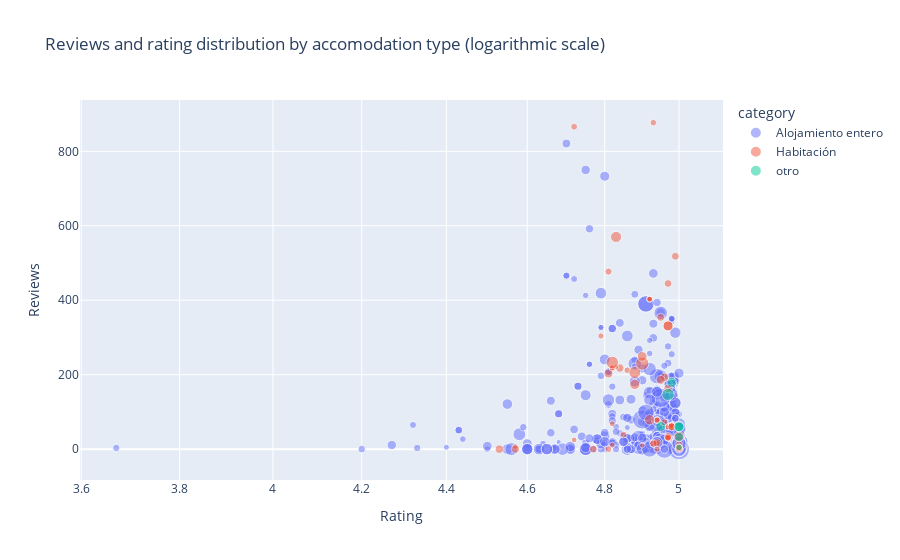

The notebook cell this image was saved under:
### Code cell
# Plot the scatter plot with fixed 'price_per_night' column
reviews_rating_distribution = px.scatter(
    data_frame=airbnb_data,
    x="rating",
    y="reviews",
    log_x=True,
    color="category",
    title="Reviews and rating distribution by accomodation type (logarithmic scale)",
    labels={"rating": "Rating", "reviews": "Reviews"},
    hover_name="name",
    opacity=0.5,
    size="price_per_night",
    size_max=15,
)

reviews_rating_distribution.write_html(FIG_DIR / "reviews_rating_distribution.html")
reviews_rating_distribution.write_image(FIG_DIR / "reviews_rating_distribution.png")

reviews_rating_distribution.show()

### Figure 1 — Plotly figure (JSON) as saved in the notebook; plotly's stock layout.template omitted (floating-point values rounded to 4 significant figures; data arrays with more than 128 entries replaced by an {"elided": "..."} marker saying what was removed)
{"data": [{"hovertemplate": "<b>%{hovertext}</b><br><br>category=Alojamiento entero<br>Rating=%{x}<br>Reviews=%{y}<br>price_per_night=%{marker.size}<extra></extra>", "hovertext": {"elided": "664 str values"}, "legendgroup": "Alojamiento entero", "marker": {"color": "#636efa", "opacity": 0.5, "size": {"elided": "664 int values"}, "sizemode": "area", "sizeref": 3.178, "symbol": "circle"}, "mode": "markers", "name": "Alojamiento entero", "orientation": "v", "showlegend": true, "type": "scatter", "x": {"elided": "664 float values"}, "xaxis": "x", "y": {"elided": "664 int values"}, "yaxis": "y"}, {"hovertemplate": "<b>%{hovertext}</b><br><br>category=Habitación<br>Rating=%{x}<br>Reviews=%{y}<br>price_per_night=%{marker.size}<extra></extra>", "hovertext": ["Sala de estar en Berna", "Habitación en Freimettigen", "Ice Attic-Apt, casco antiguo, a 3 minutos de la estación de tren", "Habitación soleada, súper central, estación de Berna a 5 minutos a pie", "Como si estuvieras en casa", "Habitación ático con vistas increíbles", "Hermosa habitación en el casco antiguo de Berna", "Cómoda Habitación cerca del centro de Berna", "Habitación en el centro de Berna", "¡Pequeño pero bonito! ¡Bonito y completo!", "Apartamento azul, casco antiguo, a 3 minutos de la estación de tren de Berna.", "Habitación tranquila, super céntrica, a 5 minutos de la estación de tren", "Encantadora habitación individual tranquila", "Cama en un barrio agradable y tranquilo.", "Habitaciones con baño y acceso privado", "Amplia habitación soleada, casco antiguo, a 3 minutos de la estación de Berna", "Acogedor dormitorio privado a 4 minutos del centro de la ciudad", "Habitación preciosa cerca de la ciudad de Berna", "Cama en dormitorio en el Hostal 77 Berna", "habitación cerca del centro", "Habitación tranquila con balcón cerca de la estación principal.", "Estudio de 1 habitación con cocina", "Cama en un barrio agradable y tranquilo.", "Como si estuvieras en casa", "¡Pequeño pero bonito! ¡Bonito y completo!", "Habitación en el centro de Berna", "Estancia NONO, ubicación privilegiada", "Apartamento rojo, casco antiguo, a 3 minutos de la estación de tren", "Orange Apt., casco antiguo, a 3 minutos de la estación de tren de Berna.", "Como si estuvieras en casa", "Granja", "2 habitaciones privadas en una gran casa de los años 20", "Acogedora habitación de maisonette cerca del centro de la ciudad", "Habitación muy cómoda", "1-2 habitaciones, 4 km de Berna en el área recreativa", "Lugar mágico de Beatenberg y sala morada", "Cama «bir hübelihäx» - Desayuno en Wunsch", "1-2 habitaciones, 4 km de Berna en el área recreativa", "Habitación tranquila en el centro de Berna", "1-2 habitaciones, 4 km de Berna en el área recreativa", "Oasis de bienestar entre la capital y la naturaleza", "Habitación tranquila en el centro de Berna", "Habitación tranquila en el centro de Berna", "Habitación en un bonito apartamento de un edificio antiguo", "Lugar mágico de Beatenberg y habitación para huéspedes compartida", "Nena Apartments Metropolpark \"Studio\"", "Loft enorme Berlin-Mitte con baño propio y aire acondicionado", "Enorme Loft Berlin-Mitte con baño privado y aire acondicionado", "¡Habitación en casa flotante en el centro!", "(estudio)", "Nena Apartments Moritzplatz \"estudio\"", "Amplia habitación en su propio piso + con su propio baño", "Habitación: Tranquilo, soleado y con vistas al agua", "Habitación: Tranquilo, soleado y con vistas al agua", "Típico berlinés", "Habitación tranquila en un apartamento queer Friendly", "Habitación privada en lujo. Apartamento limpio de 330 m² + sauna.", "Hermosa habitación junto al canal (Gräfekiez)", "Acogedora habitación con baño adjunto cerca de Mauerpark", "Acogedora habitación con baño adjunto cerca de Mauerpark", "Hermosa habitación junto al canal (Gräfekiez)", "Mucho espacio, dentro del anillo", "Acogedora habitación con baño adjunto cerca de Mauerpark", "Hermosa habitación junto al canal (Gräfekiez)", "Precioso loft, balcón y baño propio", "Mucho espacio, dentro del anillo", "Sueño para parejas: habitación en el corazón de Kreuzberg", "Habitación de huéspedes balneoterapia Limeil-Brévannes", "Ático Sky cerca de la torre Eiffel", "Cerca de la Torre Eiffel, metro y comercios.", "En el muelle, frente al Louvre, muy limpio, buen wifi", "En el muelle, frente al Louvre, muy limpio, buen wifi", "Suite entera Eiffel Premier", "París 12: habitación independiente con patio florido", "Amplio estudio en la agradable zona de Gambetta", "Amplio estudio en la agradable zona de Gambetta", "Escapada parisina"], "legendgroup": "Habitación", "marker": {"color": "#EF553B", "opacity": 0.5, "size": [36, 36, 113, 68, 42, 53, 55, 78, 88, 60, 127, 70, 55, 62, 80, 73, 52, 52, 46, 61, 62, 78, 62, 42, 60, 88, 103, 166, 250, 42, 52, 116, 68, 69, 67, 228, 39, 67, 61, 67, 74, 61, 61, 72, 197, 117, 99, 97, 65, 100, 110, 97, 69, 69, 44, 77, 84, 55, 65, 65, 55, 82, 65, 55, 71, 82, 120, 186, 280, 130, 163, 163, 150, 100, 100, 100, 169], "sizemode": "area", "sizeref": 3.178, "symbol": "circle"}, "mode": "markers", "name": "Habitación", "orientation": "v", "showlegend": true, "type": "scatter", "x": [5, 0, 4.84, 4.93, 0, 4.94, 4.82, 5, 4.93, 4.82, 4.81, 4.86, 0, 4.97, 4.81, 4.72, 4.72, 4.57, 4.83, 4.94, 4.79, 4.96, 4.97, 0, 4.82, 4.93, 4.94, 4.88, 4.82, 0, 4.82, 4.97, 0, 5, 4.98, 4.88, 5, 4.98, 4.97, 4.98, 4.85, 4.97, 4.97, 0, 4.83, 4.53, 4.99, 4.97, 0, 4.77, 4.57, 4.97, 0, 0, 4.9, 5, 4.97, 4.92, 4.94, 4.94, 4.92, 5, 4.94, 4.92, 4.81, 5, 4.96, 5, 4.9, 4.95, 4.97, 4.97, 4.9, 4.95, 4.98, 4.98, 4.92], "xaxis": "x", "y": [5, 0, 218, 877, 0, 16, 68, 0, 15, 218, 203, 212, 0, 60, 477, 866, 25, 7, 221, 0, 304, 72, 60, 0, 218, 15, 17, 174, 233, 0, 11, 163, 0, 5, 64, 206, 9, 64, 30, 64, 39, 30, 30, 0, 570, 0, 518, 445, 0, 0, 0, 34, 0, 0, 10, 13, 31, 403, 78, 78, 403, 3, 78, 403, 0, 3, 193, 34, 230, 186, 331, 331, 249, 354, 60, 60, 79], "yaxis": "y"}, {"hovertemplate": "<b>%{hovertext}</b><br><br>category=otro<br>Rating=%{x}<br>Reviews=%{y}<br>price_per_night=%{marker.size}<extra></extra>", "hovertext": ["Vacaciones en la finca con una vista única.", "Stöckli apto para familias con ollas calientes/alpacas", "Tiny de l'Aigle (La Tiny de l' Aigle)", "Tiny de l'Aigle (La Tiny de l' Aigle)", "Hay lugares, en nuestra tierra, que tienen alma", "Estancia en pleno campo en una granja renovada", "Fantástica casa flotante en la ciudad de Berlín"], "legendgroup": "otro", "marker": {"color": "#00cc96", "opacity": 0.5, "size": [155, 134, 157, 157, 155, 72, 237], "sizemode": "area", "sizeref": 3.178, "symbol": "circle"}, "mode": "markers", "name": "otro", "orientation": "v", "showlegend": true, "type": "scatter", "x": [4.95, 5, 5, 5, 4.98, 5, 4.97], "xaxis": "x", "y": [61, 33, 60, 60, 179, 5, 147], "yaxis": "y"}], "layout": {"legend": {"itemsizing": "constant", "title": {"text": "category"}, "tracegroupgap": 0}, "title": {"text": "Reviews and rating distribution by accomodation type (logarithmic scale)"}, "xaxis": {"anchor": "y", "domain": [0, 1], "title": {"text": "Rating"}, "type": "log"}, "yaxis": {"anchor": "x", "domain": [0, 1], "title": {"text": "Reviews"}}}}
